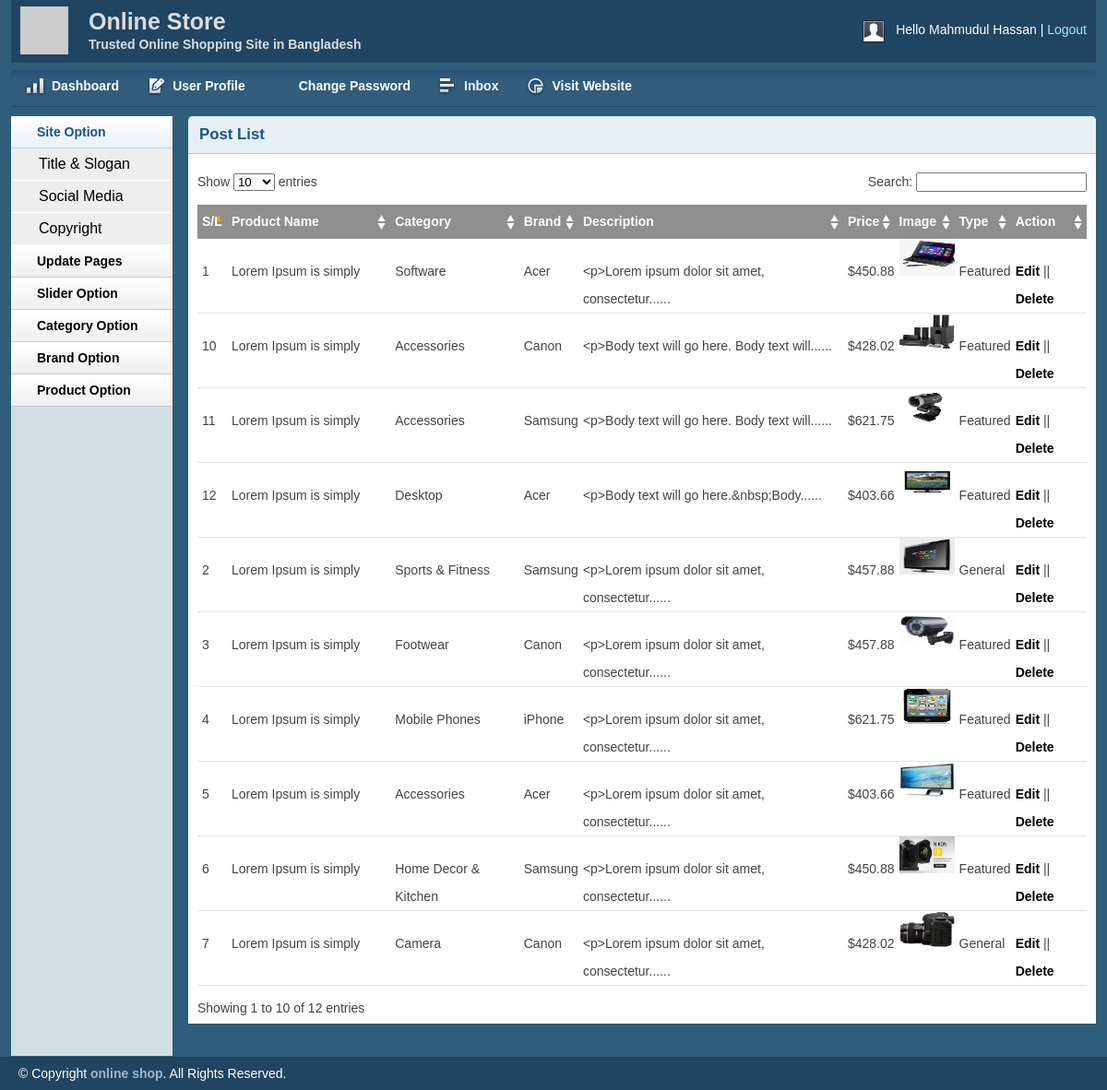
The page /admin/productlist.php (signed in) on the database its author committed.
### tables this page shows
CREATE TABLE IF NOT EXISTS `tbl_product` (
  `productId` int(11) NOT NULL AUTO_INCREMENT,
  `productName` varchar(255) NOT NULL,
  `catId` int(11) NOT NULL,
  `brandId` int(11) NOT NULL,
  `body` text NOT NULL,
  `price` float(10,2) NOT NULL,
  `image` varchar(255) NOT NULL,
  `type` tinyint(4) NOT NULL DEFAULT '0',
  PRIMARY KEY (`productId`)
);

CREATE TABLE IF NOT EXISTS `tbl_category` (
  `catId` int(11) NOT NULL AUTO_INCREMENT,
  `catName` varchar(255) NOT NULL,
  PRIMARY KEY (`catId`)
);

CREATE TABLE IF NOT EXISTS `tbl_brand` (
  `brandId` int(11) NOT NULL AUTO_INCREMENT,
  `brandName` varchar(255) NOT NULL,
  PRIMARY KEY (`brandId`)
);

### lib/Database.php (called while the page is built, shortened)
<?php
  Class Database{
     public $host   = DB_HOST;
     public $user   = DB_USER;
     public $pass   = DB_PASS;
     public $dbname = DB_NAME;
     public $link;
    private function connectDB(){
       $this->link = new mysqli($this->host, $this->user, $this->pass,
        $this->dbname);
     }
    public function select($query){
        $result = $this->link->query($query) or
         die($this->link->error.__LINE__);
        if($result->num_rows > 0){
          return $result;
        } else {
          return false;
        }
     }
  }

### classes/Product.php (called while the page is built, shortened)
<?php
	$filepath = realpath(dirname(__FILE__));
	include_once ($filepath.'/../lib/Database.php');
	include_once ($filepath.'/../helpers/Format.php');
?>
<?php
	class Product{
		private $db;
		public function __construct(){
			$this->db = new Database();
		}
		public function getAllProduct(){
			$query = "SELECT p.*, c.catName, b.brandName
					FROM tbl_product AS p, tbl_category AS c, tbl_brand AS b
					WHERE P.catId = c.catId AND p.brandId = b.brandId
					ORDER BY p.productId DESC";
			$result = $this->db->select($query);
			return $result;
		}
	}
?>

### helpers/Format.php (called while the page is built, shortened)
<?php
class Format{
	public function textShorten($text, $limit = 300){
		$text = $text." ";
		$text = substr($text, 0, $limit);
		$text = substr($text, 0, strrpos($text, " "));
		$text = $text."......";
		return $text;
	}
}
?>

### admin/productlist.php (the view, shortened to what this page needs)
<?php include 'inc/header.php';?>
<?php include 'inc/sidebar.php';?>
<?php include '../classes/Product.php'; ?>
<?php include_once '../helpers/Format.php'; ?>
<?php
	$pd = new Product();
	$fm = new Format();
?>
<div class="grid_10">
    <div class="box round first grid">
        <h2>Post List</h2>
        <div class="block">
            <table class="data display datatable" id="example">
			<thead>
				<tr>
					<th>S/L</th>
					<th>Product Name</th>
					<th>Category</th>
					<th>Brand</th>
					<th>Description</th>
					<th>Price</th>
					<th>Image</th>
					<th>Type</th>
					<th>Action</th>
				</tr>
			</thead>
			<tbody>
				<?php
						$getPd = $pd->getAllProduct();
						if ($getPd) {
							$i = 0;
							while ($result = $getPd->fetch_assoc()) {
								$i++;
				?>
				<tr class="odd gradeX">
					<td><?php echo $i; ?></td>
					<td><?php echo $result['productName']; ?></td>
					<td><?php echo $result['catName']; ?></td>
					<td><?php echo $result['brandName']; ?></td>
					<td><?php echo $fm->textShorten($result['body'],50); ?></td>
					<td>$<?php echo $result['price']; ?></td>
					<td><img src="<?php echo $result['image']; ?>" height="40px" width="60px"></td>
					<td>
						<?php
							if ($result['type'] == 0) {
								echo "Featured";
							} else {
								echo "General";
							}
						?>
					</td>
					<td><a href="productedit.php?proid=<?php echo $result['productId']; ?>">Edit</a> || <a onclick="return confirm('Are your sure to Delete!')" href="?delpro=<?php echo $result['productId']; ?>">Delete</a></td>
					<?php } } ?>
				</tr>
			</tbody>
		</table>
       </div>
    </div>
</div>
<?php include 'inc/footer.php';?>

### admin/css/layout.css (style rules this page uses)
body { background: #fff none repeat scroll 0 0; color: #444; font-size: 14px; padding: 0; }
a { color: #000; font-weight:bold; text-decoration: none; }
h1, h2, h3, h4, h5, h6 { line-height:1.2em; margin-bottom:.3em; }
h2 { margin-top:1em; }
.box { background:#fff; margin-bottom:20px; padding:10px 10px 10px 10px; margin-left:-8px; }
.box.grid { padding-bottom:40px; }
.box.round { -moz-border-radius: 5px 5px 0px 0px; -webkit-border-radius: 5px 5px 0px 0px; border-radius: 5px 5px 0px 0px; }
.box h2 { font-size:1.2em; font-weight:bold; color:#1B548D; background:#E6F0F3; margin:-10px -10px 0 -10px; padding:10px 12px; border-bottom:1px solid #B3CBD6; -moz-border-radius: 5px 5px 0px 0px; -webkit-border-radius: 5px 5px 0px 0px; border-radius: 5px 5px 0px 0px; }
.box.first { min-height: 406px; }
.block { padding-top:20px; }
.block { padding-bottom:1px; }
table.display { margin: 0 auto; clear: both; width: 100%; }
.sorting_asc { background: #8f8f8f url(../img/table/sort_asc.png) no-repeat center right; padding:8px 5px; text-align:left; color:#fff; }
.sorting { background:#8f8f8f url(../img/table/sort_both.png) no-repeat center right; padding:8px 5px; text-align:left; color:#fff; }
tr.odd { height: 30px; line-height: 30px; border-bottom:1px solid #e6e6e6; }
tr.even { height: 30px; line-height: 30px; border-bottom:1px solid #e6e6e6; }
tr.odd td, tr.even td { padding-left:5px; }

### rows shown on the page
tbl_product: productName "Lorem Ipsum is simply", catId.catName "Software", brandId.brandName "Acer", body "<p>Lorem ipsum dolor sit amet, consectetur......", price "450.88", image (picture), type "Featured"
tbl_product: productName "Lorem Ipsum is simply", catId.catName "Sports & Fitness", brandId.brandName "Samsung", body "<p>Lorem ipsum dolor sit amet, consectetur......", price "457.88", image (picture), type "General"
tbl_product: productName "Lorem Ipsum is simply", catId.catName "Footwear", brandId.brandName "Canon", body "<p>Lorem ipsum dolor sit amet, consectetur......", price "457.88", image (picture), type "Featured"
tbl_product: productName "Lorem Ipsum is simply", catId.catName "Mobile Phones", brandId.brandName "iPhone", body "<p>Lorem ipsum dolor sit amet, consectetur......", price "621.75", image (picture), type "Featured"
tbl_product: productName "Lorem Ipsum is simply", catId.catName "Accessories", brandId.brandName "Acer", body "<p>Lorem ipsum dolor sit amet, consectetur......", price "403.66", image (picture), type "Featured"
tbl_product: productName "Lorem Ipsum is simply", catId.catName "Home Decor & Kitchen", brandId.brandName "Samsung", body "<p>Lorem ipsum dolor sit amet, consectetur......", price "450.88", image (picture), type "Featured"
tbl_product: productName "Lorem Ipsum is simply", catId.catName "Camera", brandId.brandName "Canon", body "<p>Lorem ipsum dolor sit amet, consectetur......", price "428.02", image (picture), type "General"
tbl_product: productName "Lorem Ipsum is simply", catId.catName "Accessories", brandId.brandName "Canon", body "<p>Body text will go here. Body text will......", price "428.02", image (picture), type "Featured"
tbl_product: productName "Lorem Ipsum is simply", catId.catName "Accessories", brandId.brandName "Samsung", body "<p>Body text will go here. Body text will......", price "621.75", image (picture), type "Featured"
tbl_product: productName "Lorem Ipsum is simply", catId.catName "Desktop", brandId.brandName "Acer", body "<p>Body text will go here.&nbsp;Body......", price "403.66", image (picture), type "Featured"

### other values the page prints
Session::get('adminName') "Mahmudul Hassan"
